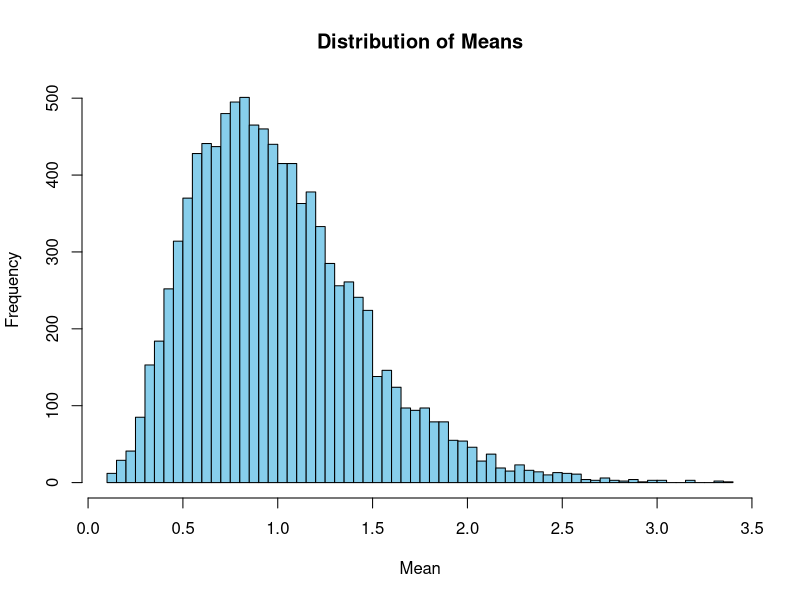
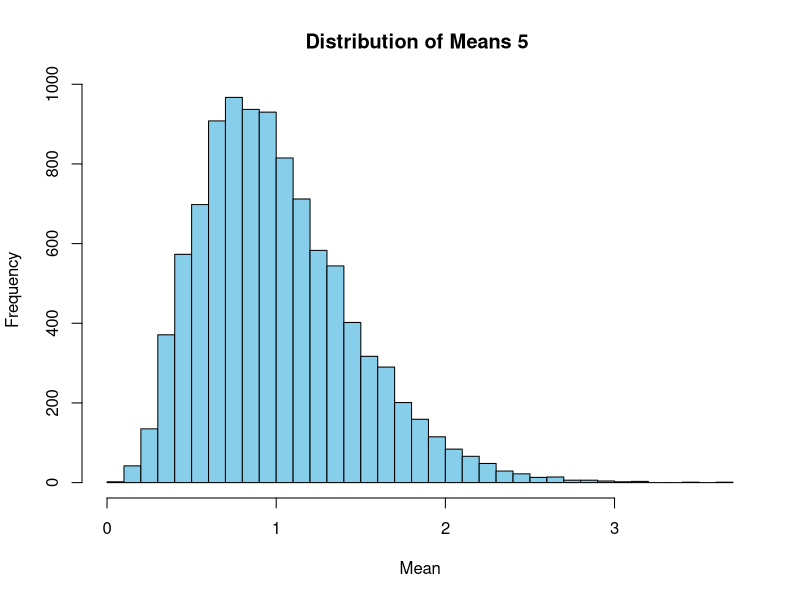
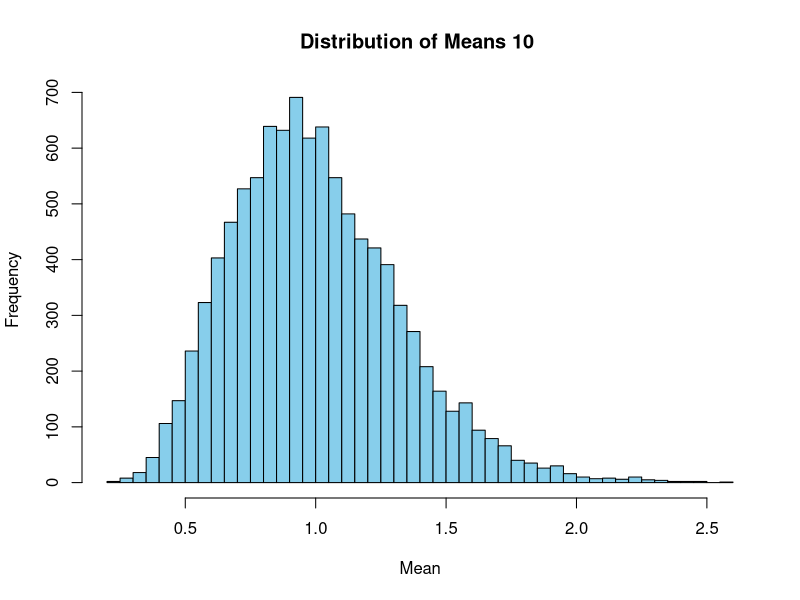
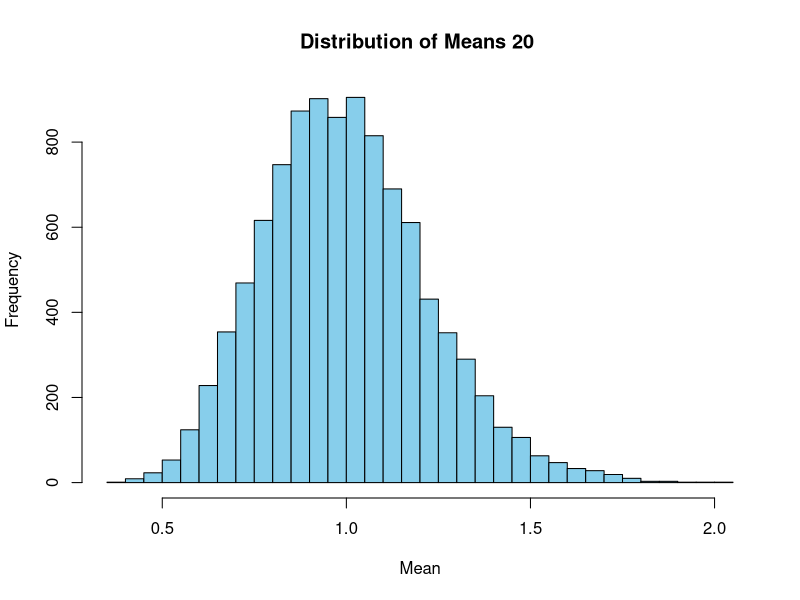

The R script that drew these images, in order:
## ---- chunk 1
library(tidyverse)

tribble( ~x,    ~y,    ~w,    ~z,
              210,   300,   220,   180,
              102,   100,   119,   187,
              176,   175,   188,   173,
              87,    95,   91,     94,
              202,   210,  234,    218,
              110,   122,  131,    128,
) -> dt
dt
## ---- chunk 2
map(dt,mean)
## ---- chunk 3
map(dt,sd)
## ---- chunk 4
map(dt,sqrt)
## ---- chunk 5
summary(dt)
## ---- chunk 6
p2 <- function() {
  means <- numeric(10000)
  
  for (i in 1:10000) {
    samples <- rexp(5, rate = 1)
        means[i] <- mean(samples)
  }
    hist(means, breaks = 50, col = "skyblue", xlab = "Mean", main = "Distribution of Means")
}

p2()


## ---- chunk 7
map_dbl(dt, mean)
## ---- chunk 8
replicate(1, sapply(dt, sd))
## ---- chunk 9
p2c <- function(sample_sizes) {
  for (size in sample_sizes) {
    means <- numeric(10000)
    
        for (i in 1:10000) {
      samples <- rexp(size, rate = 1)
            means[i] <- mean(samples)
    }
    
    hist(means, breaks = 50, col = "skyblue", xlab = "Mean", main = paste("Distribution of Means", size, ""))
  }
}

p2c(c(5, 10, 20))

## ---- chunk 10
data(mtcars)

output <- vector("double", ncol(mtcars))

for (i in seq_along(mtcars)) {
  output[i] <- sd(mtcars[[i]])
}

output
